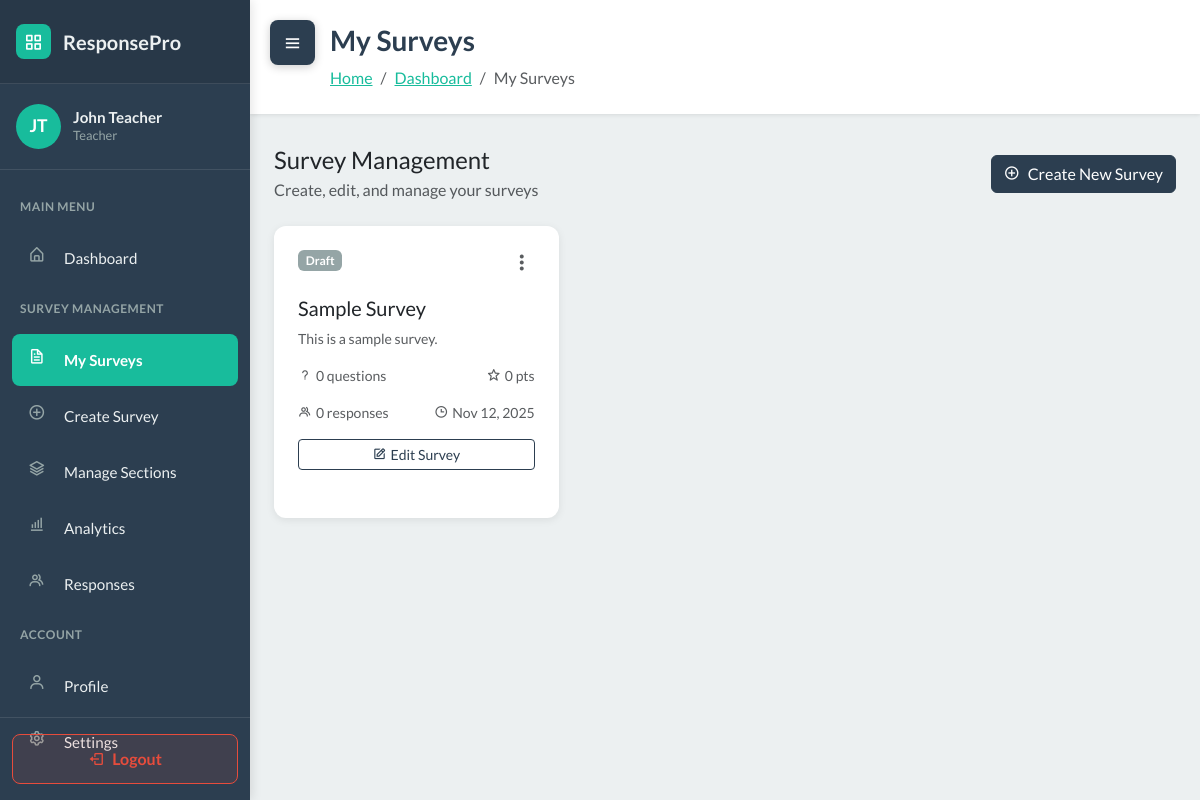
Before: /surveys/ (signed in) with the older database file.
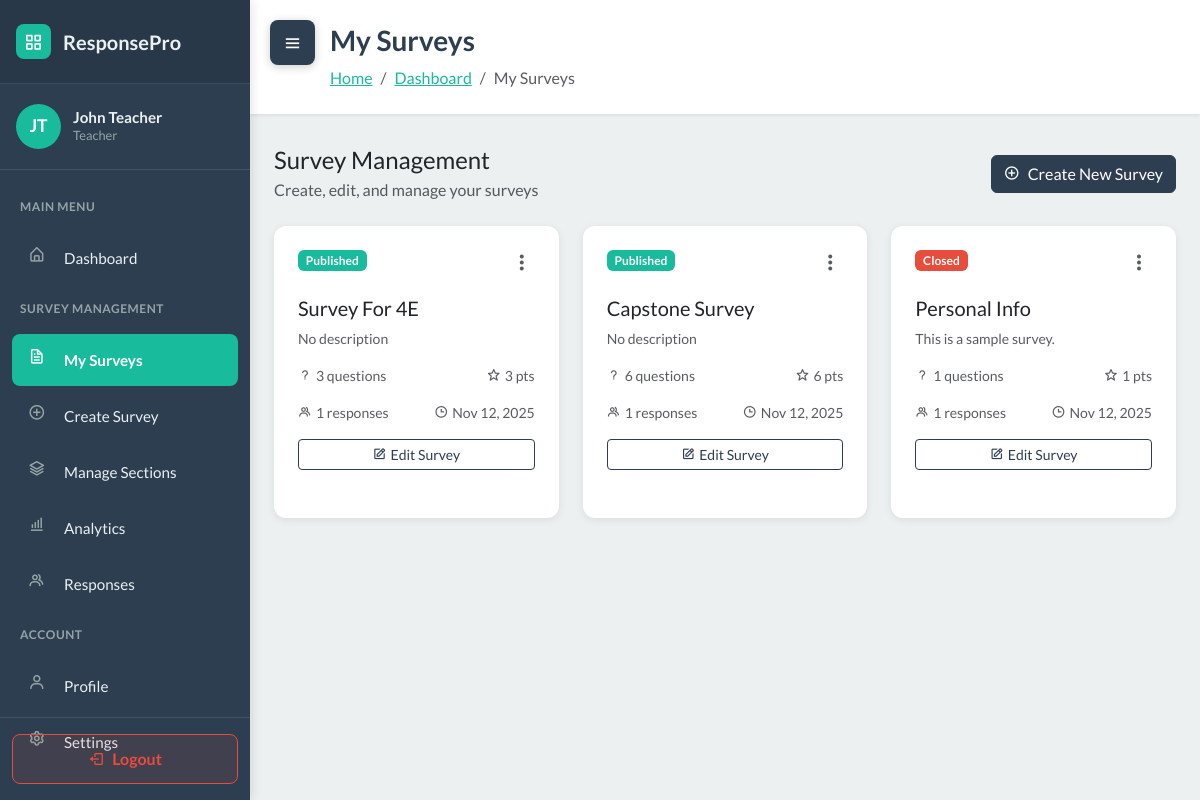
After: the same page with the newer database file.
### WebSurvey/models.py (models this page shows, shortened)
class Survey(models.Model):
    STATUS_CHOICES = [
        ('draft', 'Draft'),
        ('published', 'Published'),
        ('closed', 'Closed'),
    ]
    title = models.CharField(max_length=255)
    description = models.TextField(blank=True)
    teacher = models.ForeignKey(User, on_delete=models.CASCADE, related_name='surveys')
    sections = models.ManyToManyField(Section, blank=True, related_name='surveys')
    status = models.CharField(max_length=20, choices=STATUS_CHOICES, default='draft')
    total_points = models.IntegerField(default=0)
    time_limit = models.IntegerField(null=True, blank=True, help_text="Time limit in minutes")
    due_date = models.DateTimeField(null=True, blank=True)
    created_at = models.DateTimeField(auto_now_add=True)
    updated_at = models.DateTimeField(auto_now=True)
    class Meta:
        ordering = ['-created_at']

### WebSurvey/views.py (the view)
# urls.py: path('surveys/', views.survey_list, name='survey_list'),
@login_required
def survey_list(request):
    if request.user.role != 'teacher':
        messages.error(request, 'Only teachers can access this page.')
        return redirect('dashboard')
    auto_close_due_surveys()
    surveys = Survey.objects.filter(teacher=request.user)
    context = {
        'surveys': surveys,
        'user': request.user
    }
    return render(request, 'survey_list.html', context)

### WebSurvey/services.py (called while the page is built)
def auto_close_due_surveys():
    now = timezone.now()
    overdue_ids = []
    for survey in Survey.objects.filter(status='published', due_date__isnull=False):
        due = survey.due_date
        if due is None:
            continue
        if timezone.is_naive(due):
            due = timezone.make_aware(due, timezone.get_current_timezone())
        if due <= now:
            overdue_ids.append(survey.id)
    if overdue_ids:
        Survey.objects.filter(id__in=overdue_ids).update(status='closed')
    return now

### WebSurvey/templates/survey_list.html (shortened to what the changed rows need)
<!DOCTYPE html>
{% load static %}
<html data-bs-theme="light" lang="en">
<head>
    <link rel="stylesheet" href="https://cdn.jsdelivr.net/npm/bootswatch@5.3.6/dist/flatly/bootstrap.min.css">
    <link rel="stylesheet" href="https://cdn.jsdelivr.net/npm/boxicons@latest/css/boxicons.min.css">
    <link rel="stylesheet" href="https://cdnjs.cloudflare.com/ajax/libs/font-awesome/4.7.0/css/font-awesome.min.css">
    <link rel="stylesheet" href="{% static 'css/dashboard-sidebar.css' %}">
    <link rel="stylesheet" href="{% static 'css/bss-overrides.css' %}">
</head>
<body>
    <main class="dashboard-content" id="mainContent">
        <div class="content-header">
            <h1>My Surveys</h1>
        </div>
        <div class="container-fluid px-4 pb-5">
            <div class="row">
                {% for survey in surveys %}
                <div class="col-md-6 col-lg-4 mb-4">
                    <div class="dashboard-card h-100">
                        <div class="d-flex justify-content-between align-items-start mb-3">
                            <span class="badge
                                {% if survey.status == 'published' %}bg-success
                                {% elif survey.status == 'draft' %}bg-secondary
                                {% else %}bg-danger{% endif %}">
                                {{ survey.get_status_display }}
                            </span>
                            <div class="dropdown">
                                <button class="btn btn-link text-muted p-0" type="button" data-bs-toggle="dropdown">
                                    <i class="bx bx-dots-vertical-rounded" style="font-size: 1.5rem;"></i>
                                </button>
                            </div>
                        </div>
                        <h5 class="mb-2">{{ survey.title }}</h5>
                        <p class="text-muted small mb-3">
                            {{ survey.description|truncatewords:15|default:"No description" }}
                        </p>
                        <div class="d-flex justify-content-between text-muted small mb-3">
                            <span><i class="bx bx-question-mark me-1"></i>{{ survey.questions.count }} questions</span>
                            <span><i class="bx bx-star me-1"></i>{{ survey.total_points }} pts</span>
                        </div>
                        <div class="d-flex justify-content-between text-muted small mb-3">
                            <span><i class="bx bx-group me-1"></i>{{ survey.responses.count }} responses</span>
                            <span><i class="bx bx-time me-1"></i>{{ survey.created_at|date:"M d, Y" }}</span>
                        </div>
                        <div class="d-grid gap-2">
                            <a href="{% url 'survey_edit' survey.id %}" class="btn btn-outline-primary btn-sm">
                                <i class="bx bx-edit me-1"></i>Edit Survey
                            </a>
                        </div>
                    </div>
                </div>
                {% endfor %}
            </div>
        </div>
    </main>
</body>
</html>

Changed rows visible on the page:
added Survey: status "Published", title "Survey For 4E", description "No description", questions.count "3", total_points "3", responses.count "1", created_at "Nov 12, 2025"
added Survey: status "Published", title "Capstone Survey", description "No description", questions.count "6", total_points "6", responses.count "1", created_at "Nov 12, 2025"
changed Survey "This is a sample survey.": status "Draft" → "Closed"; title "Sample Survey" → "Personal Info"; questions.count "0" → "1"; total_points "0" → "1"; responses.count "0" → "1"
